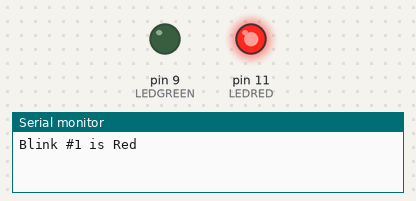
Simulated run of this sketch. Board: Arduino Uno, built with avr-gcc and run on an emulated ATmega328P. Shown: output pins drawn as LEDs (lit = HIGH), the last lines printed to the serial monitor.

Above: at 0.5 s.
At 7.5 s:
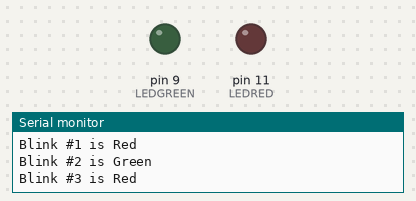
At 14.5 s:
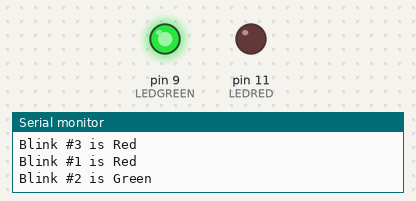
Timing chart, 0 to 15.6 s (numbered marks = the images above):
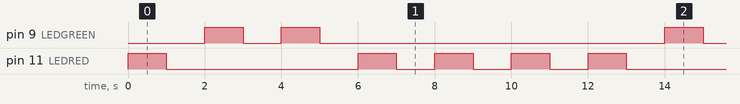

The sketch:

sketch_apr01a.ino
```cpp
int LEDRED = 11;
int LEDGREEN = 9;
int Blinkred;
int BlinkGreen;
int REDLEDon;
int REDLEDoff;
int GREENLEDon;
int GREENLEDoff;

void setup() {
  Serial.begin(9600);
  pinMode(LEDRED,OUTPUT);
  pinMode(LEDGREEN,OUTPUT);


  // put your setup code here, to run once:

}

void loop() {


  Serial.print("Blink #1 is Red");
  Serial.println(" ");

  digitalWrite(LEDRED,HIGH);
  delay(1000);
  digitalWrite(LEDRED,LOW);
  delay(1000);

  Serial.print("Blink #2 is Green");
  Serial.println(" ");
  digitalWrite(LEDGREEN,HIGH);
  delay(1000);
  digitalWrite(LEDGREEN,LOW);
  delay(1000);
  digitalWrite(LEDGREEN,HIGH);
  delay(1000);
  digitalWrite(LEDGREEN,LOW);
  delay(1000);


  Serial.print("Blink #3 is Red");
  Serial.print(" ");
  digitalWrite(LEDRED,HIGH);
  delay(1000);
  digitalWrite(LEDRED,LOW);
  delay(1000);
  digitalWrite(LEDRED,HIGH);
  delay(1000);
  digitalWrite(LEDRED,LOW);
  delay(1000);
  digitalWrite(LEDRED,HIGH);
  delay(1000);
  digitalWrite(LEDRED,LOW);
  delay(1000);

  Serial.println(" ");

  \

  // put your main code here, to run repeatedly:

}
```

Measured:
- by itself, pin 9 (LEDGREEN): repeats every 12.0 s: LOW 1.0 s, HIGH 1.0 s, LOW 9.0 s, HIGH 1.0 s
- by itself, pin 11 (LEDRED): repeats every 12.0 s: LOW 5.0 s, 3 × (HIGH 1.0 s, LOW 1.0 s), HIGH 1.0 s
- by itself, everything shown: repeats every 12.0 s, in 12 steps
